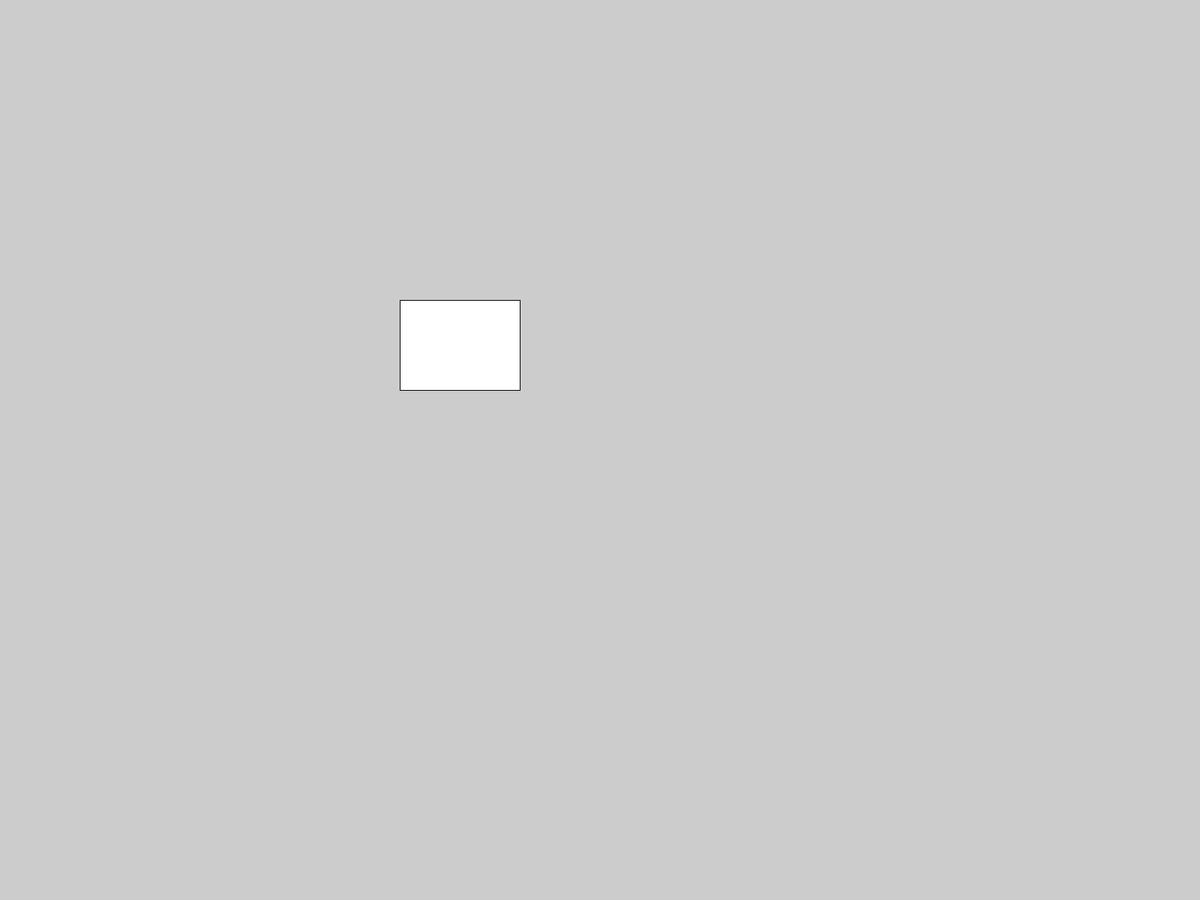
Frame 1 (no input)
Frame 60 (the mouse pressed at the canvas centre just before this capture): identical to frame 1, image omitted
Frame 120 (the mouse held since frame 60 and released just before this capture): identical to frame 1, image omitted

The Processing sketch that drew this single still picture (run headless with seeded random() and noise(); from frame 60 on, the mouse is pressed at the canvas centre):

// Processing sketch: DoThisNotThatV1
// ── DoThisNotThatV1.pde
float buttonX, buttonY, buttonWidth, buttonHeight;
color black = #000000, white = #FFFFFF;

void setup() {

  buttonX = width*1/3;
  buttonY = height*1/3;
  buttonWidth = width*1/10;
  buttonHeight = height*1/10;
  fill(black);
  fullScreen();
 
}


void draw() {
fill(white);
rect(buttonX, buttonY, buttonWidth, buttonHeight);
rect(buttonX, buttonY, buttonWidth, buttonHeight);
}

// ── pop.pde
/*void population() {
  buttonX1 = width*1/4;
  buttonY1 = height*3/4;
  buttonWidth1 = width*1/5;
  buttonHeight1 = height*1/5;
  buttonX2 = width*3/4;;
  buttonY2 = height*3/4;;
  buttonWidth2 = buttonWidth1;
  buttonHeight2 = buttonHeight1;
  rectDisplayX = width*1/8;
  rectDisplayY = height*1/8;
  rectDisplayWidth = buttonWidth1;
  rectDisplayHeight = buttonWidth1;
  circleX = width*6/8;
  circleY = height*1/8;
  circleWidth = width*1/8;
  circleHeight = height*1/8;
}*/
